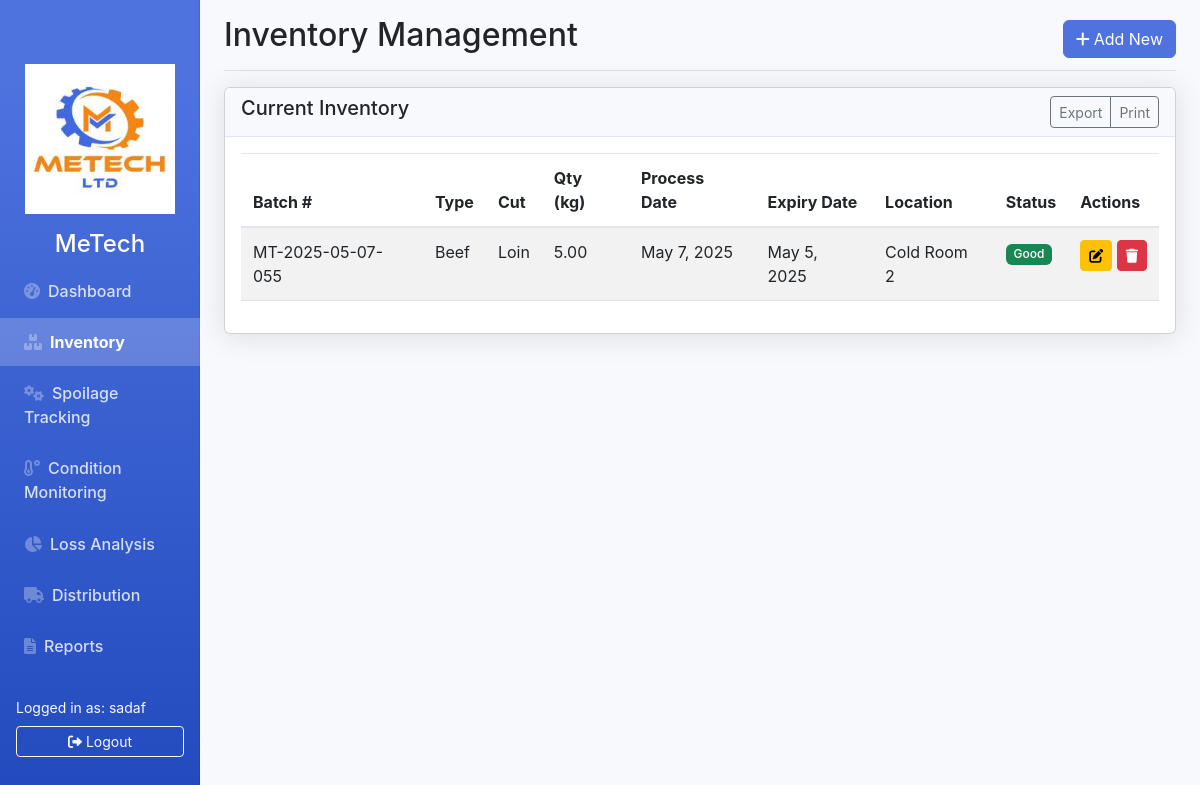
Page /inventory.php (signed in) on the committed database.
### tables this page shows
CREATE TABLE `users` (
  `id` int(11) NOT NULL,
  `name` varchar(100) NOT NULL,
  `email` varchar(100) NOT NULL,
  `password` varchar(255) NOT NULL,
  `role` enum('admin','manager','supervisor','operator','viewer') NOT NULL,
  `status` enum('active','inactive') DEFAULT 'active',
  `last_login` datetime DEFAULT NULL,
  `created_at` timestamp NOT NULL DEFAULT current_timestamp()
);

CREATE TABLE `inventory` (
  `id` int(11) NOT NULL,
  `batch_number` varchar(50) NOT NULL,
  `meat_type_id` int(11) NOT NULL,
  `cut_type` varchar(50) DEFAULT NULL,
  `quantity` decimal(10,2) NOT NULL,
  `processing_date` date NOT NULL,
  `expiry_date` date NOT NULL,
  `storage_location_id` int(11) NOT NULL,
  `quality_notes` text DEFAULT NULL,
  `status` enum('good','near_expiry','spoiled') DEFAULT 'good',
  `created_at` timestamp NOT NULL DEFAULT current_timestamp()
);

CREATE TABLE `meat_types` (
  `id` int(11) NOT NULL,
  `name` varchar(50) NOT NULL,
  `default_expiry_days` int(11) NOT NULL
);

CREATE TABLE `storage_locations` (
  `id` int(11) NOT NULL,
  `name` varchar(50) NOT NULL,
  `temperature_range` varchar(50) NOT NULL,
  `capacity_kg` decimal(10,2) NOT NULL
);

### config.php (called while the page is built, shortened)
<?php
function isAuthenticated() {
    return isset($_SESSION['user_id']);
}
function getCurrentUser($pdo) {
    $stmt = $pdo->prepare("SELECT * FROM users WHERE id = ?");
    $stmt->execute([$_SESSION['user_id']]);
    return $stmt->fetch(PDO::FETCH_ASSOC);
}
?>

### inventory.php (the view, shortened to what this page needs)
<?php
require 'config.php';
$action = $_GET['action'] ?? 'list';
$inventory = $pdo->query("
    SELECT i.*, mt.name as meat_type, sl.name as storage_location
    FROM inventory i
    JOIN meat_types mt ON i.meat_type_id = mt.id
    JOIN storage_locations sl ON i.storage_location_id = sl.id
    ORDER BY i.expiry_date ASC
")->fetchAll(PDO::FETCH_ASSOC);
?>
<!DOCTYPE html>
<html lang="en">
<head>
    <link rel="stylesheet" href="https://cdnjs.cloudflare.com/ajax/libs/font-awesome/6.0.0-beta3/css/all.min.css">
    <link href="https://cdn.jsdelivr.net/npm/bootstrap@5.3.0/dist/css/bootstrap.min.css" rel="stylesheet">
    <link rel="stylesheet" href="styles.css">
</head>
<body>
    <div class="container-fluid">
        <div class="row">
            <?php include 'sidebar.php'; ?>
            <main class="col-md-9 ms-sm-auto col-lg-10 px-md-4">
                <div class="d-flex justify-content-between flex-wrap flex-md-nowrap align-items-center pt-3 pb-2 mb-3 border-bottom">
                    <h1 class="h2">Inventory Management</h1>
                    <a href="inventory.php?action=add" class="btn btn-primary">
                        <i class="fas fa-plus me-1"></i>Add New
                    </a>
                </div>
                <?php if ($action === 'list'): ?>
                    <div class="row mb-4">
                        <div class="col-md-12">
                            <div class="card">
                                <div class="card-header d-flex justify-content-between">
                                    <h5>Current Inventory</h5>
                                    <div class="btn-group">
                                        <button class="btn btn-sm btn-outline-secondary">Export</button>
                                        <button class="btn btn-sm btn-outline-secondary">Print</button>
                                    </div>
                                </div>
                                <div class="card-body">
                                    <div class="table-responsive">
                                        <table class="table table-striped table-hover">
                                            <thead>
                                                <tr>
                                                    <th>Batch #</th>
                                                    <th>Type</th>
                                                    <th>Cut</th>
                                                    <th>Qty (kg)</th>
                                                    <th>Process Date</th>
                                                    <th>Expiry Date</th>
                                                    <th>Location</th>
                                                    <th>Status</th>
                                                    <th>Actions</th>
                                                </tr>
                                            </thead>
                                            <tbody>
                                                <?php foreach ($inventory as $item): ?>
                                                    <tr>
                                                        <td><?= $item['batch_number'] ?></td>
                                                        <td><?= $item['meat_type'] ?></td>
                                                        <td><?= $item['cut_type'] ?></td>
                                                        <td><?= number_format($item['quantity'], 2) ?></td>
                                                        <td><?= date('M j, Y', strtotime($item['processing_date'])) ?></td>
                                                        <td><?= date('M j, Y', strtotime($item['expiry_date'])) ?></td>
                                                        <td><?= $item['storage_location'] ?></td>
                                                        <td>
                                                            <span class="badge bg-<?=
                                                                $item['status'] === 'good' ? 'success' :
                                                                ($item['status'] === 'near_expiry' ? 'warning' : 'danger')
                                                            ?>">
                                                                <?= ucfirst(str_replace('_', ' ', $item['status'])) ?>
                                                            </span>
                                                        </td>
                                                        <td>
                                                            <a href="inventory.php?action=edit&id=<?= $item['id'] ?>" class="btn btn-sm btn-warning">
                                                                <i class="fas fa-edit"></i>
                                                            </a>
                                                            <a href="inventory.php?action=delete&id=<?= $item['id'] ?>" class="btn btn-sm btn-danger" onclick="return confirm('Are you sure?')">
                                                                <i class="fas fa-trash"></i>
                                                            </a>
                                                        </td>
                                                    </tr>
                                                <?php endforeach; ?>
                                            </tbody>
                                        </table>
                                    </div>
                                </div>
                            </div>
                        </div>
                    </div>
                <?php endif; ?>
            </main>
        </div>
    </div>
</body>
</html>

### sidebar.php (shortened to what this page needs)
<nav id="sidebar" class="col-md-3 col-lg-2 d-md-block bg-dark sidebar collapse">
    <div class="position-sticky pt-3">
        <div class="sidebar-header text-center">
            <img src="images/logo.jpeg" alt="MeaTrack Logo" class="img-fluid mb-3" style="max-width: 150px;">
            <h4 class="text-white">MeTech</h4>
        </div>
        <ul class="nav flex-column">
            <li class="nav-item">
                <a class="nav-link <?= basename($_SERVER['PHP_SELF']) === 'index.php' ? 'active' : '' ?>" href="index.php">
                    <i class="fas fa-tachometer-alt me-2"></i>Dashboard
                </a>
            </li>
            <li class="nav-item">
                <a class="nav-link <?= basename($_SERVER['PHP_SELF']) === 'inventory.php' ? 'active' : '' ?>" href="inventory.php">
                    <i class="fas fa-boxes me-2"></i>Inventory
                </a>
            </li>
            <li class="nav-item">
                <a class="nav-link <?= basename($_SERVER['PHP_SELF']) === 'spoilage.php' ? 'active' : '' ?>" href="spoilage.php">
                    <i class="fas fa-cogs me-2"></i>Spoilage Tracking
                </a>
            <li class="nav-item">
                <a class="nav-link <?= basename($_SERVER['PHP_SELF']) === 'monitoring.php' ? 'active' : '' ?>" href="monitoring.php">
                    <i class="fas fa-temperature-low me-2"></i>Condition Monitoring
                </a>
            </li>
            <li class="nav-item">
                <a class="nav-link <?= basename($_SERVER['PHP_SELF']) === 'loss-analysis.php' ? 'active' : '' ?>" href="loss-analysis.php">
                    <i class="fas fa-chart-pie me-2"></i>Loss Analysis
                </a>
            </li>
            <li class="nav-item">
                <a class="nav-link <?= basename($_SERVER['PHP_SELF']) === 'distribution.php' ? 'active' : '' ?>" href="distribution.php">
                    <i class="fas fa-truck me-2"></i>Distribution
                </a>
            </li>
            <li class="nav-item">
                <a class="nav-link <?= basename($_SERVER['PHP_SELF']) === 'reports.php' ? 'active' : '' ?>" href="reports.php">
                    <i class="fas fa-file-alt me-2"></i>Reports
                </a>
            </li>
        </ul>
        <div class="mt-4 px-3">
            <div class="text-light small">Logged in as: <?= getCurrentUser($pdo)['name'] ?></div>
            <a href="logout.php" class="btn btn-sm btn-outline-light w-100 mt-2">
                <i class="fas fa-sign-out-alt me-1"></i>Logout
            </a>
        </div>
    </div>
</nav>

### styles.css (style rules this page uses)
:root { --primary-color: #4e73df; --secondary-color: #858796; --success-color: #1cc88a; --info-color: #36b9cc; --warning-color: #f6c23e; --danger-color: #e74a3b; --light-color: #f8f9fc; --dark-color: #5a5c69; }
body { font-family: 'Nunito', -apple-system, BlinkMacSystemFont, 'Segoe UI', Roboto, 'Helvetica Neue', Arial, sans-serif; background-color: #f8f9fc; overflow-x: hidden; }
.sidebar { position: fixed; top: 0; bottom: 0; left: 0; z-index: 100; padding: 48px 0 0; box-shadow: inset -1px 0 0 rgba(0, 0, 0, .1); background-color: #4e73df; background-image: linear-gradient(180deg, #4e73df 10%, #224abe 100%); background-size: cover; }
.sidebar .nav-link { font-weight: 500; color: rgba(255, 255, 255, .8); padding: 0.75rem 1.5rem; margin-bottom: 0.2rem; }
.sidebar .nav-link.active { color: #fff; background-color: rgba(255, 255, 255, 0.2); font-weight: 700; }
.sidebar .nav-link i { margin-right: 4px; color: rgba(255, 255, 255, 0.3); }
.card { box-shadow: 0 0.15rem 1.75rem 0 rgba(58, 59, 69, 0.15); margin-bottom: 1.5rem; }
.card-header { background-color: #f8f9fc; border-bottom: 1px solid #e3e6f0; }
.table-responsive { overflow-x: auto; }
.table { width: 100%; margin-bottom: 1rem; color: #858796; }
.table th, .table td { padding: 0.75rem; vertical-align: top; border-top: 1px solid #e3e6f0; }
.table thead th { vertical-align: bottom; border-bottom: 2px solid #e3e6f0; }
.btn-primary { background-color: var(--primary-color); border-color: var(--primary-color); }
.badge { font-weight: 500; }

### rows in the picture
users: name "sadaf"
inventory: batch_number "MT-2025-05-07-055", meat_type.name "Beef", cut_type "Loin", quantity "5.00", processing_date "May 7, 2025", expiry_date "May 5, 2025", storage_location.name "Cold Room 2", status "Good"
